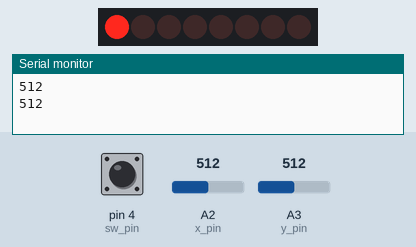
The sketch below on a simulated Arduino Uno, built with avr-gcc and run on an emulated ATmega328P. Parts: 8 shift-register outputs drawn as a row of LEDs (first output left, lit = HIGH), the last lines printed to the serial monitor. Wiring (inferred from the names in the program): shift register (74HC595): data pin 8; shift clock pin 10; latch pin 9. Wiring (inferred from the signals the program sends): row of LEDs: on Q0, Q1, Q2, Q3, Q4, Q5, Q6, Q7. The test bench sets the inputs (shaded band); at power-on: A2 (x_pin) = 512, pin 4 (sw_pin) HIGH, A3 (y_pin) = 512.

Above: at 1.1 s.
At 5.3 s:
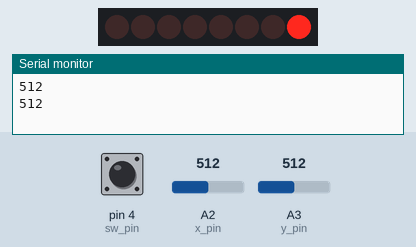
7.4 s: A2 (x_pin) set to 0
At 13.3 s:
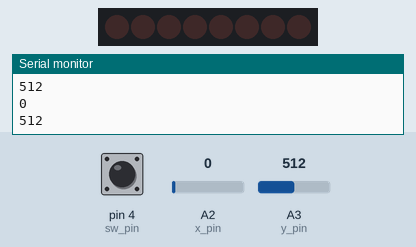
14.7 s: A2 (x_pin) set to 306
At 16.53 s:
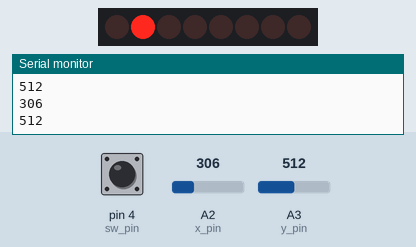
Timing chart, 0 to 28.0 s (numbered marks = the images above; inputs shaded):
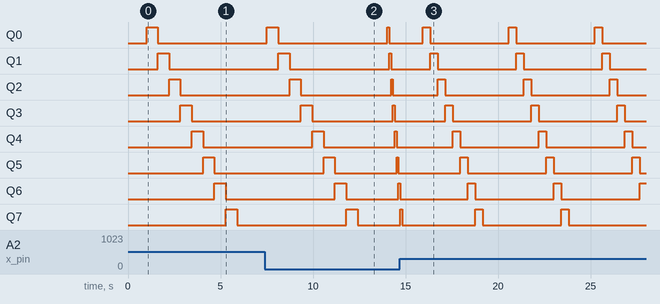

The sketch:

Practica.ino
```cpp
#define data_pin 8
#define latch_pin 9
#define clock_pin 10
#define x_pin A2
#define y_pin A3
#define sw_pin 4

  void setup() {
  // put your setup code here, to run once:
Serial.begin(9600);
pinMode(data_pin,OUTPUT);
pinMode(clock_pin,OUTPUT);
pinMode(latch_pin,OUTPUT);
pinMode(sw_pin, INPUT_PULLUP);

}

void loop() {
  // put your main code here, to run repeatedly:

int ValorX= analogRead(x_pin);
int ValorY= analogRead(y_pin);
int ValorBoton = digitalRead(sw_pin);

byte byteF = 00000000;

  Serial.print(ValorX);
  Serial.print("\n");
  Serial.print(ValorY);
  Serial.print("\n");
  delay(1000);


if (ValorY >= 540){

  for(int pepe  = 0;pepe <=  8;  pepe++){
//    ValorX= analogRead(x_pin);
//    ValorY= analogRead(y_pin);
    digitalWrite(latch_pin,0);
    bitClear(byteF , pepe -1);
    shiftOut(data_pin, clock_pin, LSBFIRST, bitSet(byteF , pepe));
    digitalWrite(latch_pin,1);
    delay(100 + ValorX);

  }
}else if(ValorY < 540){

  for(int pepe  = 0;pepe <=  8;  pepe++){
//    ValorX= analogRead(x_pin);
//    ValorY= analogRead(y_pin);
    digitalWrite(latch_pin,0);
     bitClear(byteF , pepe -1);
    shiftOut(data_pin, clock_pin, MSBFIRST, bitSet(byteF , pepe));
    digitalWrite(latch_pin,1);
    delay(100 + ValorX);

  }
}


}
```
